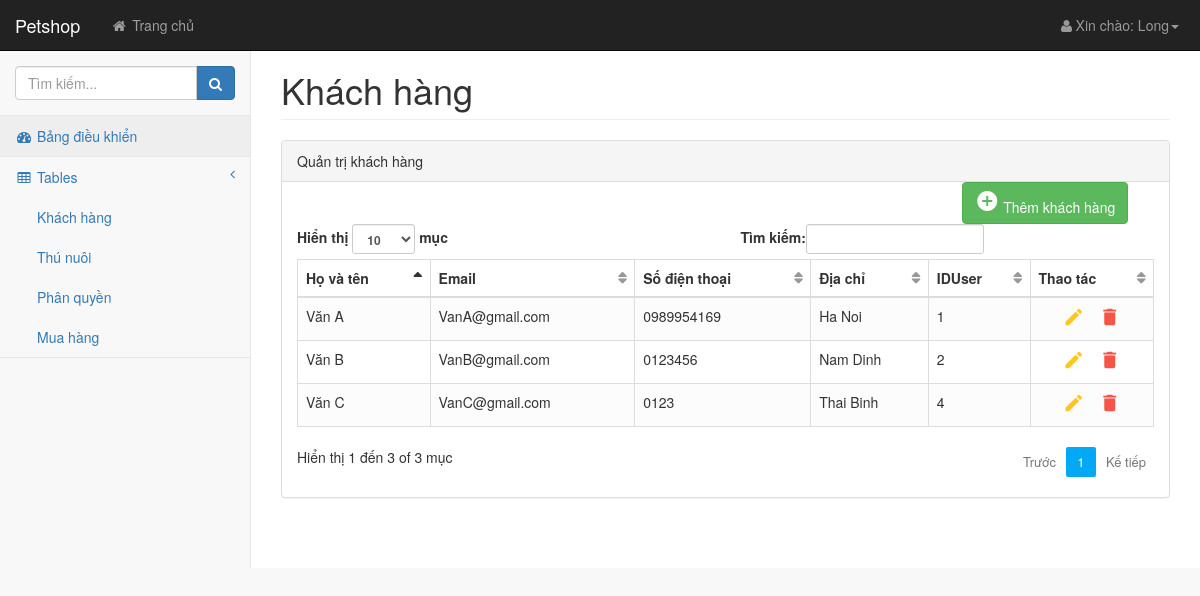
Screenshot of /admin/trang/index.php?mod=khachhang (signed in) with the database file from the repository.
### tables this page shows
CREATE TABLE `khachhang` (
  `IDKH` int(11) NOT NULL,
  `HoTen` varchar(50) NOT NULL,
  `Email` varchar(50) NOT NULL,
  `SDT` varchar(20) NOT NULL,
  `DiaChi` varchar(100) DEFAULT NULL,
  `IDUser` int(11) NOT NULL
);

### hamXuLy.php (called while the page is built, shortened)
<?php
    function getAdmin($link,$Email){
        $sql = "select * from admin where Email = '$Email'";
        $result = mysqli_query($link,$sql);
        $row = mysqli_fetch_array($result);
        return $row;
    }
?>

### admin/trang/khachhang.php (the view, shortened to what this page needs)
<div class="row">
    <div class="col-lg-12">
        <h1 class="page-header">Khách hàng</h1>
    </div>
</div>
<div class="row">
    <div class="col-lg-12">
        <div class="panel panel-default">
            <div class="panel-heading">
                Quản trị khách hàng
            </div>
            <div class="col-sm-3" style="float: right">
                <a href="#addEmployeeModal" class="btn btn-success" data-toggle="modal"><i class="material-icons">&#xE147;</i> <span>Thêm khách hàng</span></a>
            </div>
            <div class="panel-body">
                <div class="dataTable_wrapper">
                    <table class="table table-striped table-bordered table-hover" id="dataTables-example">
                        <thead>
                        <tr>
                            <th>Họ và tên</th>
                            <th>Email</th>
                            <th>Số điện thoại</th>
                            <th>Địa chỉ</th>
                            <th>IDUser</th>
                            <th>Thao tác</th>
                        </tr>
                        </thead>
                        <tbody>
                        <?php include '../../connected.php';
                        $sql="SELECT * FROM khachhang ORDER BY HoTen ASC";
                        $query=mysqli_query($link,$sql);
                        while ($row=mysqli_fetch_array($query)) {
                        ?>
                        <tr class="odd gradeX">
                            <td><?php echo $row['HoTen'] ?></td>
                            <td><?php echo $row['Email'] ?></td>
                            <td><?php echo $row['SDT'] ?></td>
                            <td><?php echo $row['DiaChi'] ?></td>
                            <td class="center"><?php echo $row['IDUser'] ?></td>
                            <td style="text-align: center; ">
                                <a href="?mod=suaKhachHang&&IDKH=<?php echo $row['IDKH']?>" class="edit" id="editKH" data-toggle="modal" data-idKH="<?php echo $row['IDKH']; ?>"><i class="material-icons" data-toggle="tooltip" title="Edit">&#xE254;</i></a>
                                <a style="cursor: pointer" class="delete" onclick="confirmXoaKH(<?php echo $row['IDUser']?>)" ><i class="material-icons" data-toggle="tooltip" title="Delete">&#xE872;</i></a>
                            </td>
                        </tr>
                        <?php }?>
                        </tbody>
                    </table>
                </div>
            </div>
        </div>
    </div>
</div>

### admin/trang/header.php (shortened to what this page needs)
<?php session_start();
include '../../connected.php';
include '../../hamXuLy.php';
if(isset($_SESSION['usernameAD'])){
    $Email = $_SESSION['usernameAD'];
}
else{
    header('location: login.php');
}?>
    <div class="navbar-header">
        <a class="navbar-brand" href="index.php">Petshop</a>
    </div>
    <ul class="nav navbar-nav navbar-left navbar-top-links">
        <li><a href="../../index.php"><i class="fa fa-home fa-fw"></i> Trang chủ</a></li>
    </ul>
    <?php $admin = getAdmin($link,$Email); ?>
    <ul class="nav navbar-right navbar-top-links">
        <li class="dropdown">
            <a class="dropdown-toggle" data-toggle="dropdown" href="#">
                <i class="fa fa-user fa-fw"></i>Xin chào: <?php echo $admin['Hoten'];?><b class="caret"></b>
            </a>
        </li>
    </ul>

### admin/css/startmin.css (style rules this page uses)
body { background-color: #f8f8f8; }
.navbar-header { float: left; }
.navbar-left { float: left; }
.navbar-right { text-align: right; }
.navbar-top-links { margin: 0; }
.navbar-top-links li { display: inline-block; }
.navbar-top-links li:last-child { margin-right: 6px; }
.navbar-top-links li a { padding: 15px; min-height: 50px; }
.navbar-top-links>li>a { color: #999; }
table.dataTable thead .sorting, table.dataTable thead .sorting_asc, table.dataTable thead .sorting_desc, table.dataTable thead .sorting_asc_disabled, table.dataTable thead .sorting_desc_disabled { background: 0 0; }
table.dataTable thead .sorting_asc:after { content: "\f0de"; float: right; font-family: fontawesome; }
table.dataTable thead .sorting:after { content: "\f0dc"; float: right; font-family: fontawesome; color: rgba(50,50,50,.5); }

### admin/css/cssChung.css (style rules this page uses)
table.table-striped tbody tr:nth-of-type(odd) { background-color: #fcfcfc; }
table.table td:last-child i { opacity: 0.9; font-size: 22px; margin: 0 5px; }
table.table td a { font-weight: bold; color: #566787; display: inline-block; text-decoration: none; outline: none !important; }
table.table td a.edit { color: #FFC107; }
table.table td a.delete { color: #F44336; }
table.table td i { font-size: 19px; }

### rows the page displays
khachhang: HoTen "Văn A", Email "VanA@gmail.com", SDT "0989954169", DiaChi "Ha Noi", IDUser "1"
khachhang: HoTen "Văn B", Email "VanB@gmail.com", SDT "0123456", DiaChi "Nam Dinh", IDUser "2"
khachhang: HoTen "Văn C", Email "VanC@gmail.com", SDT "0123", DiaChi "Thai Binh", IDUser "4"

### other values shown
$admin['Hoten'] "Long"
